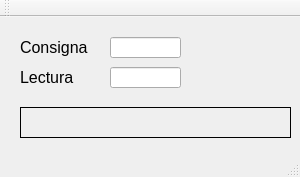
<?xml version="1.0" encoding="UTF-8"?>
<ui version="4.0">
 <class>MainWindow</class>
 <widget class="QMainWindow" name="MainWindow">
  <property name="geometry">
   <rect>
    <x>0</x>
    <y>0</y>
    <width>300</width>
    <height>177</height>
   </rect>
  </property>
  <property name="windowTitle">
   <string>MainWindow</string>
  </property>
  <widget class="QWidget" name="centralWidget">
   <widget class="QLabel" name="m_pSPName">
    <property name="geometry">
     <rect>
      <x>20</x>
      <y>10</y>
      <width>81</width>
      <height>41</height>
     </rect>
    </property>
    <property name="font">
     <font>
      <pointsize>12</pointsize>
     </font>
    </property>
    <property name="text">
     <string>Consigna</string>
    </property>
   </widget>
   <widget class="QLineEdit" name="m_pSP">
    <property name="geometry">
     <rect>
      <x>110</x>
      <y>20</y>
      <width>71</width>
      <height>21</height>
     </rect>
    </property>
    <property name="font">
     <font>
      <pointsize>12</pointsize>
     </font>
    </property>
   </widget>
   <widget class="QLineEdit" name="m_pPV">
    <property name="geometry">
     <rect>
      <x>110</x>
      <y>50</y>
      <width>71</width>
      <height>21</height>
     </rect>
    </property>
    <property name="font">
     <font>
      <pointsize>12</pointsize>
     </font>
    </property>
    <property name="readOnly">
     <bool>true</bool>
    </property>
   </widget>
   <widget class="QLabel" name="m_pPVName">
    <property name="geometry">
     <rect>
      <x>20</x>
      <y>40</y>
      <width>81</width>
      <height>41</height>
     </rect>
    </property>
    <property name="font">
     <font>
      <pointsize>12</pointsize>
     </font>
    </property>
    <property name="text">
     <string>Lectura</string>
    </property>
   </widget>
   <widget class="QLabel" name="m_pAlarm">
    <property name="geometry">
     <rect>
      <x>20</x>
      <y>90</y>
      <width>271</width>
      <height>31</height>
     </rect>
    </property>
    <property name="font">
     <font>
      <pointsize>8</pointsize>
     </font>
    </property>
    <property name="frameShape">
     <enum>QFrame::Box</enum>
    </property>
    <property name="text">
     <string/>
    </property>
   </widget>
  </widget>
  <widget class="QMenuBar" name="menuBar">
   <property name="geometry">
    <rect>
     <x>0</x>
     <y>0</y>
     <width>300</width>
     <height>21</height>
    </rect>
   </property>
  </widget>
  <widget class="QToolBar" name="mainToolBar">
   <attribute name="toolBarArea">
    <enum>TopToolBarArea</enum>
   </attribute>
   <attribute name="toolBarBreak">
    <bool>false</bool>
   </attribute>
  </widget>
  <widget class="QStatusBar" name="statusBar"/>
 </widget>
 <layoutdefault spacing="6" margin="11"/>
 <resources/>
 <connections/>
</ui>
